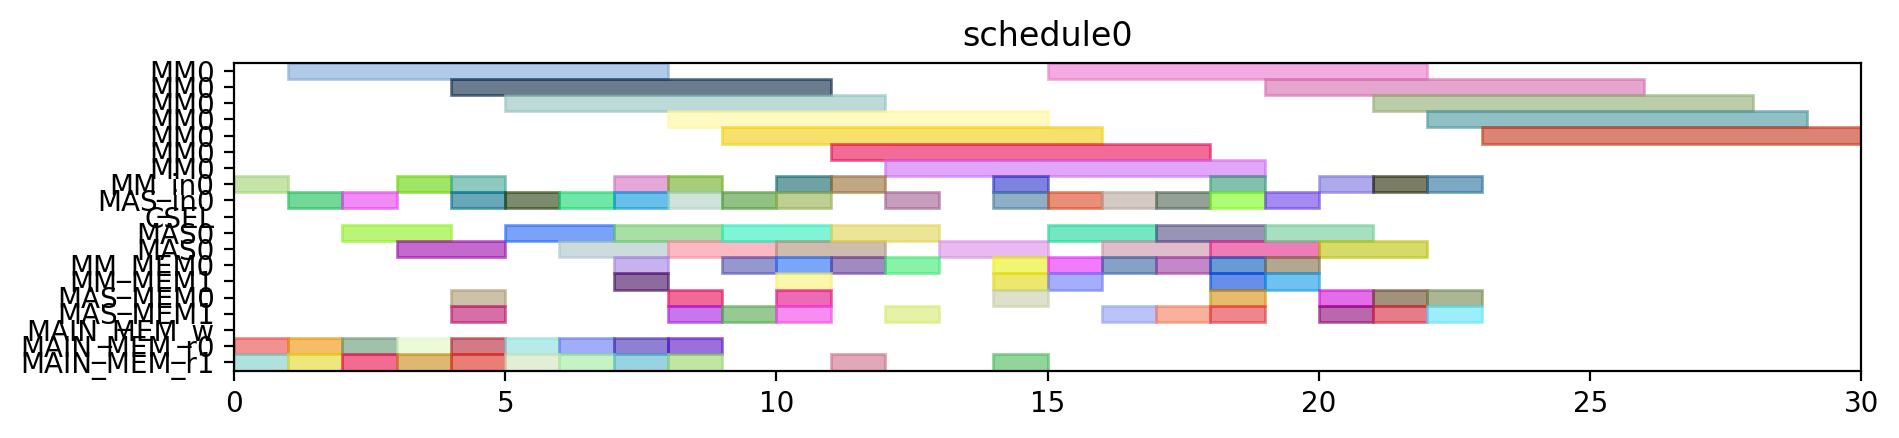

Write Python code to recreate this figure.
from pyschedule import Scenario, solvers, plotters, alt


def solve():
	horizon = 120
	S = Scenario("schedule0", horizon=horizon)

	# resource
	MM = S.Resources('MM', num=1, size=7)
	MM_in = S.Resources('MM_in', num=1)
	MAS_in = S.Resources('MAS_in', num=1)
	CSEL = S.Resource('CSEL')
	MAS = S.Resources('MAS', num=1, size=2, periods=range(1, horizon))
	MM_MEM = S.Resources('MM_MEM', num=2)
	MAS_MEM = S.Resources('MAS_MEM', num=2)
	MAIN_MEM_w = S.Resource('MAIN_MEM_w', size=1)
	MAIN_MEM_r = S.Resources('MAIN_MEM_r', num=2)

	# result of previous scheduling

	# new tasks
	t0 = S.Task('t0', length=7, delay_cost=1)
	t0 += alt(MM)
	t0_in = S.Task('t0_in', length=1, delay_cost=1)
	t0_in += alt(MM_in)
	S += t0_in*MM_in[0]<=t0*MM[0]
	t0_mem0 = S.Task('t0_mem0', length=1, delay_cost=1)
	t0_mem0 += MAIN_MEM_r[0]
	S += t0_mem0 <= t0

	t0_mem1 = S.Task('t0_mem1', length=1, delay_cost=1)
	t0_mem1 += MAIN_MEM_r[1]
	S += t0_mem1 <= t0

	t1 = S.Task('t1', length=7, delay_cost=1)
	t1 += alt(MM)
	t1_in = S.Task('t1_in', length=1, delay_cost=1)
	t1_in += alt(MM_in)
	S += t1_in*MM_in[0]<=t1*MM[0]
	t1_mem0 = S.Task('t1_mem0', length=1, delay_cost=1)
	t1_mem0 += MAIN_MEM_r[0]
	S += t1_mem0 <= t1

	t1_mem1 = S.Task('t1_mem1', length=1, delay_cost=1)
	t1_mem1 += MAIN_MEM_r[1]
	S += t1_mem1 <= t1

	t2 = S.Task('t2', length=7, delay_cost=1)
	t2 += alt(MM)
	t2_in = S.Task('t2_in', length=1, delay_cost=1)
	t2_in += alt(MM_in)
	S += t2_in*MM_in[0]<=t2*MM[0]
	t2_mem0 = S.Task('t2_mem0', length=1, delay_cost=1)
	t2_mem0 += MAIN_MEM_r[0]
	S += t2_mem0 <= t2

	t2_mem1 = S.Task('t2_mem1', length=1, delay_cost=1)
	t2_mem1 += MAIN_MEM_r[1]
	S += t2_mem1 <= t2

	t3 = S.Task('t3', length=2, delay_cost=1)
	t3 += alt(MAS)
	t3_in = S.Task('t3_in', length=1, delay_cost=1)
	t3_in += alt(MAS_in)
	S += t3_in*MAS_in[0]<=t3*MAS[0]

	t3_mem0 = S.Task('t3_mem0', length=1, delay_cost=1)
	t3_mem0 += MAIN_MEM_r[0]
	S += t3_mem0 <= t3

	t3_mem1 = S.Task('t3_mem1', length=1, delay_cost=1)
	t3_mem1 += MAIN_MEM_r[1]
	S += t3_mem1 <= t3

	t4 = S.Task('t4', length=2, delay_cost=1)
	t4 += alt(MAS)
	t4_in = S.Task('t4_in', length=1, delay_cost=1)
	t4_in += alt(MAS_in)
	S += t4_in*MAS_in[0]<=t4*MAS[0]

	t4_mem0 = S.Task('t4_mem0', length=1, delay_cost=1)
	t4_mem0 += MAIN_MEM_r[0]
	S += t4_mem0 <= t4

	t4_mem1 = S.Task('t4_mem1', length=1, delay_cost=1)
	t4_mem1 += MAIN_MEM_r[1]
	S += t4_mem1 <= t4

	t8 = S.Task('t8', length=2, delay_cost=1)
	t8 += alt(MAS)
	t8_in = S.Task('t8_in', length=1, delay_cost=1)
	t8_in += alt(MAS_in)
	S += t8_in*MAS_in[0]<=t8*MAS[0]

	t8_mem0 = S.Task('t8_mem0', length=1, delay_cost=1)
	t8_mem0 += MAIN_MEM_r[0]
	S += t8_mem0 <= t8

	t8_mem1 = S.Task('t8_mem1', length=1, delay_cost=1)
	t8_mem1 += MAIN_MEM_r[1]
	S += t8_mem1 <= t8

	t9 = S.Task('t9', length=2, delay_cost=1)
	t9 += alt(MAS)
	t9_in = S.Task('t9_in', length=1, delay_cost=1)
	t9_in += alt(MAS_in)
	S += t9_in*MAS_in[0]<=t9*MAS[0]

	t9_mem0 = S.Task('t9_mem0', length=1, delay_cost=1)
	t9_mem0 += MAIN_MEM_r[0]
	S += t9_mem0 <= t9

	t9_mem1 = S.Task('t9_mem1', length=1, delay_cost=1)
	t9_mem1 += MAIN_MEM_r[1]
	S += t9_mem1 <= t9

	t13 = S.Task('t13', length=2, delay_cost=1)
	t13 += alt(MAS)
	t13_in = S.Task('t13_in', length=1, delay_cost=1)
	t13_in += alt(MAS_in)
	S += t13_in*MAS_in[0]<=t13*MAS[0]

	t13_mem0 = S.Task('t13_mem0', length=1, delay_cost=1)
	t13_mem0 += MAIN_MEM_r[0]
	S += t13_mem0 <= t13

	t13_mem1 = S.Task('t13_mem1', length=1, delay_cost=1)
	t13_mem1 += MAIN_MEM_r[1]
	S += t13_mem1 <= t13

	t14 = S.Task('t14', length=2, delay_cost=1)
	t14 += alt(MAS)
	t14_in = S.Task('t14_in', length=1, delay_cost=1)
	t14_in += alt(MAS_in)
	S += t14_in*MAS_in[0]<=t14*MAS[0]

	t14_mem0 = S.Task('t14_mem0', length=1, delay_cost=1)
	t14_mem0 += MAIN_MEM_r[0]
	S += t14_mem0 <= t14

	t14_mem1 = S.Task('t14_mem1', length=1, delay_cost=1)
	t14_mem1 += MAIN_MEM_r[1]
	S += t14_mem1 <= t14

	t5 = S.Task('t5', length=7, delay_cost=1)
	t5 += alt(MM)
	t5_in = S.Task('t5_in', length=1, delay_cost=1)
	t5_in += alt(MM_in)
	S += t5_in*MM_in[0]<=t5*MM[0]
	t5_mem0 = S.Task('t5_mem0', length=1, delay_cost=1)
	t5_mem0 += alt(MAS_MEM)
	S += (t3*MAS[0])-1 < t5_mem0*MAS_MEM[0]
	S += t5_mem0 <= t5

	t5_mem1 = S.Task('t5_mem1', length=1, delay_cost=1)
	t5_mem1 += alt(MAS_MEM)
	S += (t4*MAS[0])-1 < t5_mem1*MAS_MEM[1]
	S += t5_mem1 <= t5

	t6 = S.Task('t6', length=2, delay_cost=1)
	t6 += alt(MAS)
	t6_in = S.Task('t6_in', length=1, delay_cost=1)
	t6_in += alt(MAS_in)
	S += t6_in*MAS_in[0]<=t6*MAS[0]

	t6_mem0 = S.Task('t6_mem0', length=1, delay_cost=1)
	t6_mem0 += alt(MM_MEM)
	S += (t0*MM[0])-1 < t6_mem0*MM_MEM[0]
	S += t6_mem0 <= t6

	t6_mem1 = S.Task('t6_mem1', length=1, delay_cost=1)
	t6_mem1 += alt(MM_MEM)
	S += (t1*MM[0])-1 < t6_mem1*MM_MEM[1]
	S += t6_mem1 <= t6

	t10 = S.Task('t10', length=7, delay_cost=1)
	t10 += alt(MM)
	t10_in = S.Task('t10_in', length=1, delay_cost=1)
	t10_in += alt(MM_in)
	S += t10_in*MM_in[0]<=t10*MM[0]
	t10_mem0 = S.Task('t10_mem0', length=1, delay_cost=1)
	t10_mem0 += alt(MAS_MEM)
	S += (t8*MAS[0])-1 < t10_mem0*MAS_MEM[0]
	S += t10_mem0 <= t10

	t10_mem1 = S.Task('t10_mem1', length=1, delay_cost=1)
	t10_mem1 += alt(MAS_MEM)
	S += (t9*MAS[0])-1 < t10_mem1*MAS_MEM[1]
	S += t10_mem1 <= t10

	t11 = S.Task('t11', length=2, delay_cost=1)
	t11 += alt(MAS)
	t11_in = S.Task('t11_in', length=1, delay_cost=1)
	t11_in += alt(MAS_in)
	S += t11_in*MAS_in[0]<=t11*MAS[0]

	t11_mem0 = S.Task('t11_mem0', length=1, delay_cost=1)
	t11_mem0 += alt(MM_MEM)
	S += (t1*MM[0])-1 < t11_mem0*MM_MEM[0]
	S += t11_mem0 <= t11

	t11_mem1 = S.Task('t11_mem1', length=1, delay_cost=1)
	t11_mem1 += alt(MM_MEM)
	S += (t2*MM[0])-1 < t11_mem1*MM_MEM[1]
	S += t11_mem1 <= t11

	t15 = S.Task('t15', length=7, delay_cost=1)
	t15 += alt(MM)
	t15_in = S.Task('t15_in', length=1, delay_cost=1)
	t15_in += alt(MM_in)
	S += t15_in*MM_in[0]<=t15*MM[0]
	t15_mem0 = S.Task('t15_mem0', length=1, delay_cost=1)
	t15_mem0 += alt(MAS_MEM)
	S += (t13*MAS[0])-1 < t15_mem0*MAS_MEM[0]
	S += t15_mem0 <= t15

	t15_mem1 = S.Task('t15_mem1', length=1, delay_cost=1)
	t15_mem1 += alt(MAS_MEM)
	S += (t14*MAS[0])-1 < t15_mem1*MAS_MEM[1]
	S += t15_mem1 <= t15

	t16 = S.Task('t16', length=2, delay_cost=1)
	t16 += alt(MAS)
	t16_in = S.Task('t16_in', length=1, delay_cost=1)
	t16_in += alt(MAS_in)
	S += t16_in*MAS_in[0]<=t16*MAS[0]

	t16_mem0 = S.Task('t16_mem0', length=1, delay_cost=1)
	t16_mem0 += alt(MM_MEM)
	S += (t0*MM[0])-1 < t16_mem0*MM_MEM[0]
	S += t16_mem0 <= t16

	t16_mem1 = S.Task('t16_mem1', length=1, delay_cost=1)
	t16_mem1 += alt(MM_MEM)
	S += (t2*MM[0])-1 < t16_mem1*MM_MEM[1]
	S += t16_mem1 <= t16

	t18 = S.Task('t18', length=2, delay_cost=1)
	t18 += alt(MAS)
	t18_in = S.Task('t18_in', length=1, delay_cost=1)
	t18_in += alt(MAS_in)
	S += t18_in*MAS_in[0]<=t18*MAS[0]

	t18_mem0 = S.Task('t18_mem0', length=1, delay_cost=1)
	t18_mem0 += alt(MM_MEM)
	S += (t0*MM[0])-1 < t18_mem0*MM_MEM[0]
	S += t18_mem0 <= t18

	t18_mem1 = S.Task('t18_mem1', length=1, delay_cost=1)
	t18_mem1 += alt(MM_MEM)
	S += (t0*MM[0])-1 < t18_mem1*MM_MEM[1]
	S += t18_mem1 <= t18

	t20 = S.Task('t20', length=7, delay_cost=1)
	t20 += alt(MM)
	t20_in = S.Task('t20_in', length=1, delay_cost=1)
	t20_in += alt(MM_in)
	S += t20_in*MM_in[0]<=t20*MM[0]
	t20_mem0 = S.Task('t20_mem0', length=1, delay_cost=1)
	t20_mem0 += alt(MM_MEM)
	S += (t2*MM[0])-1 < t20_mem0*MM_MEM[0]
	S += t20_mem0 <= t20

	t20_mem1 = S.Task('t20_mem1', length=1, delay_cost=1)
	t20_mem1 += MAIN_MEM_r[1]
	S += t20_mem1 <= t20

	t7 = S.Task('t7', length=2, delay_cost=1)
	t7 += alt(MAS)
	t7_in = S.Task('t7_in', length=1, delay_cost=1)
	t7_in += alt(MAS_in)
	S += t7_in*MAS_in[0]<=t7*MAS[0]

	t7_mem0 = S.Task('t7_mem0', length=1, delay_cost=1)
	t7_mem0 += alt(MM_MEM)
	S += (t5*MM[0])-1 < t7_mem0*MM_MEM[0]
	S += t7_mem0 <= t7

	t7_mem1 = S.Task('t7_mem1', length=1, delay_cost=1)
	t7_mem1 += alt(MAS_MEM)
	S += (t6*MAS[0])-1 < t7_mem1*MAS_MEM[1]
	S += t7_mem1 <= t7

	t12 = S.Task('t12', length=2, delay_cost=1)
	t12 += alt(MAS)
	t12_in = S.Task('t12_in', length=1, delay_cost=1)
	t12_in += alt(MAS_in)
	S += t12_in*MAS_in[0]<=t12*MAS[0]

	t12_mem0 = S.Task('t12_mem0', length=1, delay_cost=1)
	t12_mem0 += alt(MM_MEM)
	S += (t10*MM[0])-1 < t12_mem0*MM_MEM[0]
	S += t12_mem0 <= t12

	t12_mem1 = S.Task('t12_mem1', length=1, delay_cost=1)
	t12_mem1 += alt(MAS_MEM)
	S += (t11*MAS[0])-1 < t12_mem1*MAS_MEM[1]
	S += t12_mem1 <= t12

	t17 = S.Task('t17', length=2, delay_cost=1)
	t17 += alt(MAS)
	t17_in = S.Task('t17_in', length=1, delay_cost=1)
	t17_in += alt(MAS_in)
	S += t17_in*MAS_in[0]<=t17*MAS[0]

	t17_mem0 = S.Task('t17_mem0', length=1, delay_cost=1)
	t17_mem0 += alt(MM_MEM)
	S += (t15*MM[0])-1 < t17_mem0*MM_MEM[0]
	S += t17_mem0 <= t17

	t17_mem1 = S.Task('t17_mem1', length=1, delay_cost=1)
	t17_mem1 += alt(MAS_MEM)
	S += (t16*MAS[0])-1 < t17_mem1*MAS_MEM[1]
	S += t17_mem1 <= t17

	t19 = S.Task('t19', length=2, delay_cost=1)
	t19 += alt(MAS)
	t19_in = S.Task('t19_in', length=1, delay_cost=1)
	t19_in += alt(MAS_in)
	S += t19_in*MAS_in[0]<=t19*MAS[0]

	t19_mem0 = S.Task('t19_mem0', length=1, delay_cost=1)
	t19_mem0 += alt(MM_MEM)
	S += (t0*MM[0])-1 < t19_mem0*MM_MEM[0]
	S += t19_mem0 <= t19

	t19_mem1 = S.Task('t19_mem1', length=1, delay_cost=1)
	t19_mem1 += alt(MAS_MEM)
	S += (t18*MAS[0])-1 < t19_mem1*MAS_MEM[1]
	S += t19_mem1 <= t19

	t21 = S.Task('t21', length=2, delay_cost=1)
	t21 += alt(MAS)
	t21_in = S.Task('t21_in', length=1, delay_cost=1)
	t21_in += alt(MAS_in)
	S += t21_in*MAS_in[0]<=t21*MAS[0]

	t21_mem0 = S.Task('t21_mem0', length=1, delay_cost=1)
	t21_mem0 += alt(MM_MEM)
	S += (t1*MM[0])-1 < t21_mem0*MM_MEM[0]
	S += t21_mem0 <= t21

	t21_mem1 = S.Task('t21_mem1', length=1, delay_cost=1)
	t21_mem1 += alt(MM_MEM)
	S += (t20*MM[0])-1 < t21_mem1*MM_MEM[1]
	S += t21_mem1 <= t21

	t22 = S.Task('t22', length=2, delay_cost=1)
	t22 += alt(MAS)
	t22_in = S.Task('t22_in', length=1, delay_cost=1)
	t22_in += alt(MAS_in)
	S += t22_in*MAS_in[0]<=t22*MAS[0]

	t22_mem0 = S.Task('t22_mem0', length=1, delay_cost=1)
	t22_mem0 += alt(MM_MEM)
	S += (t1*MM[0])-1 < t22_mem0*MM_MEM[0]
	S += t22_mem0 <= t22

	t22_mem1 = S.Task('t22_mem1', length=1, delay_cost=1)
	t22_mem1 += alt(MM_MEM)
	S += (t20*MM[0])-1 < t22_mem1*MM_MEM[1]
	S += t22_mem1 <= t22

	t23 = S.Task('t23', length=7, delay_cost=1)
	t23 += alt(MM)
	t23_in = S.Task('t23_in', length=1, delay_cost=1)
	t23_in += alt(MM_in)
	S += t23_in*MM_in[0]<=t23*MM[0]
	t23_mem0 = S.Task('t23_mem0', length=1, delay_cost=1)
	t23_mem0 += alt(MAS_MEM)
	S += (t17*MAS[0])-1 < t23_mem0*MAS_MEM[0]
	S += t23_mem0 <= t23

	t23_mem1 = S.Task('t23_mem1', length=1, delay_cost=1)
	t23_mem1 += MAIN_MEM_r[1]
	S += t23_mem1 <= t23

	t25 = S.Task('t25', length=7, delay_cost=1)
	t25 += alt(MM)
	t25_in = S.Task('t25_in', length=1, delay_cost=1)
	t25_in += alt(MM_in)
	S += t25_in*MM_in[0]<=t25*MM[0]
	t25_mem0 = S.Task('t25_mem0', length=1, delay_cost=1)
	t25_mem0 += alt(MAS_MEM)
	S += (t7*MAS[0])-1 < t25_mem0*MAS_MEM[0]
	S += t25_mem0 <= t25

	t25_mem1 = S.Task('t25_mem1', length=1, delay_cost=1)
	t25_mem1 += alt(MAS_MEM)
	S += (t22*MAS[0])-1 < t25_mem1*MAS_MEM[1]
	S += t25_mem1 <= t25

	t27 = S.Task('t27', length=7, delay_cost=1)
	t27 += alt(MM)
	t27_in = S.Task('t27_in', length=1, delay_cost=1)
	t27_in += alt(MM_in)
	S += t27_in*MM_in[0]<=t27*MM[0]
	t27_mem0 = S.Task('t27_mem0', length=1, delay_cost=1)
	t27_mem0 += alt(MAS_MEM)
	S += (t22*MAS[0])-1 < t27_mem0*MAS_MEM[0]
	S += t27_mem0 <= t27

	t27_mem1 = S.Task('t27_mem1', length=1, delay_cost=1)
	t27_mem1 += alt(MAS_MEM)
	S += (t21*MAS[0])-1 < t27_mem1*MAS_MEM[1]
	S += t27_mem1 <= t27

	t28 = S.Task('t28', length=7, delay_cost=1)
	t28 += alt(MM)
	t28_in = S.Task('t28_in', length=1, delay_cost=1)
	t28_in += alt(MM_in)
	S += t28_in*MM_in[0]<=t28*MM[0]
	t28_mem0 = S.Task('t28_mem0', length=1, delay_cost=1)
	t28_mem0 += alt(MAS_MEM)
	S += (t19*MAS[0])-1 < t28_mem0*MAS_MEM[0]
	S += t28_mem0 <= t28

	t28_mem1 = S.Task('t28_mem1', length=1, delay_cost=1)
	t28_mem1 += alt(MAS_MEM)
	S += (t7*MAS[0])-1 < t28_mem1*MAS_MEM[1]
	S += t28_mem1 <= t28

	t29 = S.Task('t29', length=7, delay_cost=1)
	t29 += alt(MM)
	t29_in = S.Task('t29_in', length=1, delay_cost=1)
	t29_in += alt(MM_in)
	S += t29_in*MM_in[0]<=t29*MM[0]
	t29_mem0 = S.Task('t29_mem0', length=1, delay_cost=1)
	t29_mem0 += alt(MAS_MEM)
	S += (t21*MAS[0])-1 < t29_mem0*MAS_MEM[0]
	S += t29_mem0 <= t29

	t29_mem1 = S.Task('t29_mem1', length=1, delay_cost=1)
	t29_mem1 += alt(MAS_MEM)
	S += (t12*MAS[0])-1 < t29_mem1*MAS_MEM[1]
	S += t29_mem1 <= t29

	solvers.mip.solve(S,msg=1,kind='CPLEX',ratio_gap=1.01)

	solution = [['hoge']*len(S.solution()[1]) for i in range(len(S.solution()))]
	for i in range(len(S.solution())):
		for j in range(len(S.solution()[i])):
			solution[i][j]=str(S.solution()[i][j])
	print(solution)

	cycles = int(solution[-1][3])

	pic_file_name = "/mnt/rose/usr1/fukuda/ABE/multiRAM_multiMAS_16mux/scheduling_result/stage7MM1_stage2MAS1/EP_ADD_A_0/schedule0.png"
	if(S.solution() != []):
		plotters.matplotlib.plot(S,img_filename=pic_file_name, show_task_labels=False, fig_size=(cycles*0.25+3, 2))

	return solution
